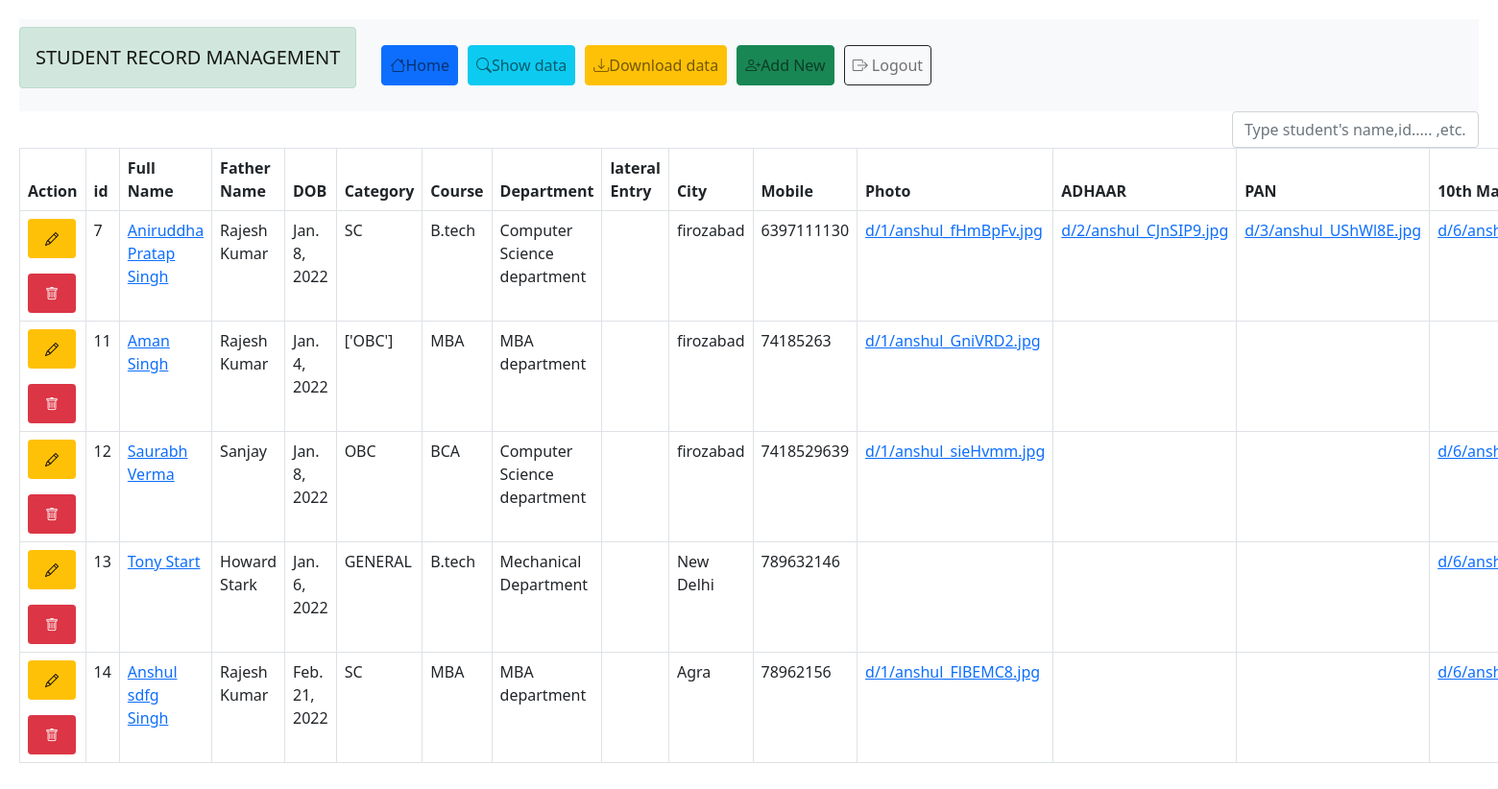
Page /list (signed in) on the earlier database version.
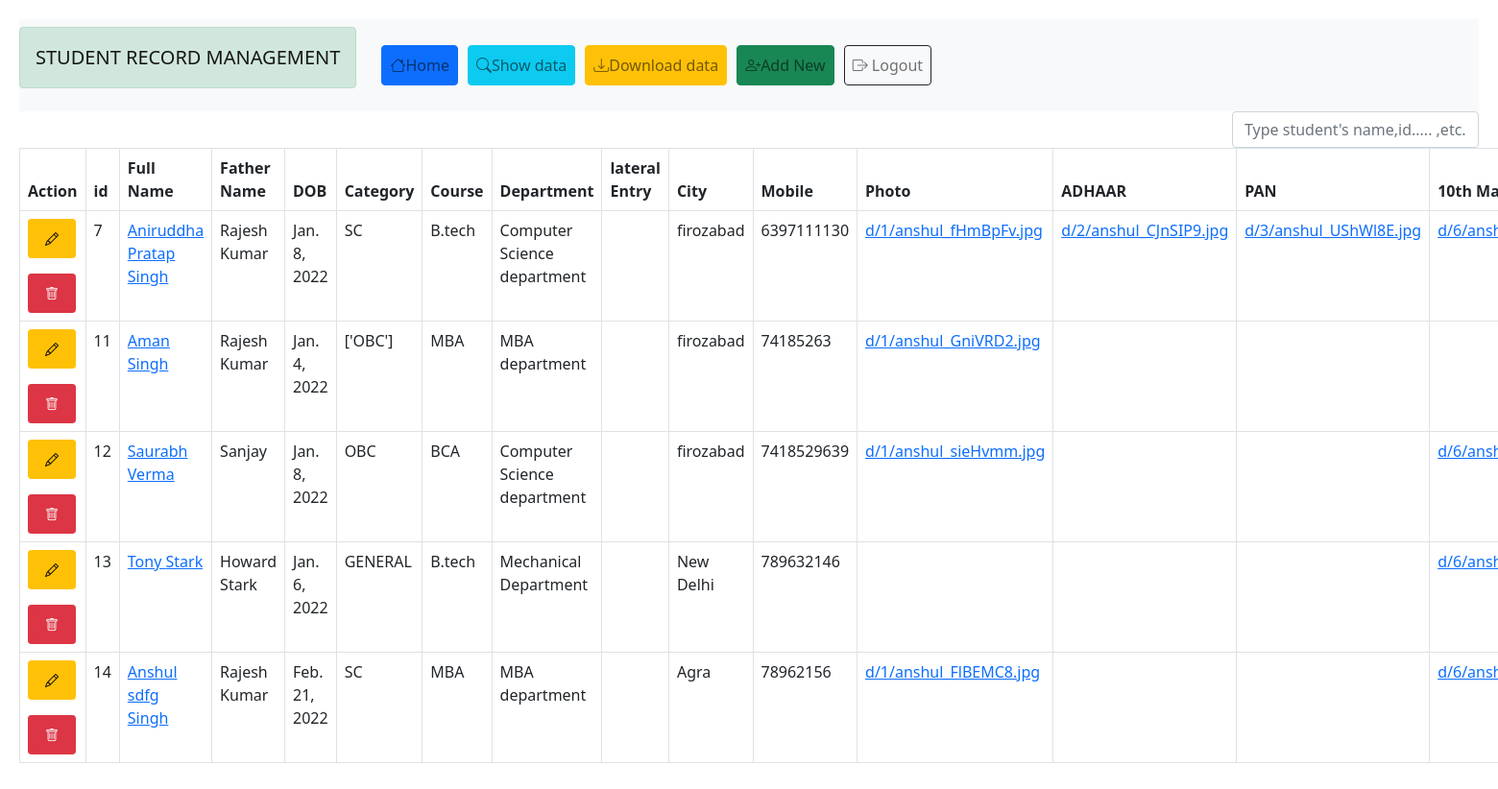
Same page on the later database version.
### myapp/models.py (models this page shows)
class Student_data(models.Model):
 first_name = models.CharField(max_length=30)
 middle_name = models.CharField(max_length=30, blank=True, null=True)
 last_name = models.CharField(max_length=20)
 fathers_name = models.CharField(max_length=100)
 fathers_occupation = models.CharField(max_length=30, blank=True, null=True)
 mothers_name = models.CharField(max_length=100)
 mothers_occupation = models.CharField(max_length=30,  blank=True, null=True)
 dob = models.DateField(auto_now=False, auto_now_add=False)
 gender = models.CharField(choices=GENDER_CHOICES, max_length=100)
 category = models.CharField(choices=CATEGORY_CHOICES  ,max_length=50)
 address = models.CharField(max_length=180)
 city = models.CharField(max_length=50)
 state=models.CharField( max_length=50)
 pin = models.PositiveIntegerField()
 course = models.CharField(choices=COURSE_CHOICE, max_length=100)
 lateral=models.CharField(choices=YES_NO, max_length=50)
 session_start=models.CharField(choices=SESSION_CHOICE ,max_length=50)
 session_end=models.CharField( choices=SESSION_CHOICE,max_length=50)
 mark10_obtained = models.PositiveIntegerField(blank=True, null=True)
 mark10_total = models.PositiveIntegerField( blank=True, null=True)
 mark12_obtained = models.PositiveIntegerField( blank=True, null=True)
 mark12_total = models.PositiveIntegerField(blank=True, null=True)
 mark_diploma_obtain = models.PositiveIntegerField( blank=True, null=True)
 mark_diploma_total = models.PositiveIntegerField(blank=True, null=True)
 mark_graduation_obtained = models.PositiveIntegerField(blank=True, null=True)
 mark_graduation_total = models.PositiveIntegerField(blank=True, null=True)
 department = models.CharField(choices=DEPARTMENT_CHOICE, max_length=50, blank=True, null=True)
 mobile = models.PositiveIntegerField()
 mobile2 = models.PositiveIntegerField(blank=True, null=True)
 email = models.EmailField(blank=True, null=True)
 photo = models.ImageField(upload_to='d/1', blank=True, null=True)
 sign = models.ImageField(upload_to='d/8', blank=True, null=True)
 Adhaar = models.FileField(upload_to='d/2', blank=True, null=True)
 Adhaar_no = models.CharField(max_length=12, blank=True, null=True)
 pan = models.FileField(upload_to='d/3', blank=True, null=True)
 pan_no = models.CharField(max_length=10,  blank=True, null=True)
 caste = models.FileField(upload_to='d/3', blank=True, null=True)
 income = models.FileField(upload_to='d/4', blank=True, null=True)
 charactor_certificate = models.FileField(upload_to='d/5', blank=True, null=True)
 mark10 = models.FileField(upload_to='d/6', blank=True, null=True)
 mark12 = models.FileField(upload_to='d/7', blank=True, null=True)
 mark_diploma = models.FileField(upload_to='d/7', blank=True, null=True)
 mark_graduation=models.FileField(upload_to='d/8', blank=True, null=True)

### myapp/views.py (the view)
# urls.py: path('list', views.stu_list, name='list'),
@login_required
def stu_list(request):
   student=Student_data.objects.all()
   return render(request, 'myapp/list.html', {'student': student})

### templates/myapp/list.html (shortened to what this page needs)
<!DOCTYPE html>
<html lang="en">
<head>
<head>
  {% load static %}
     <link rel="stylesheet" href="{% static 'myapp/assets/bootstrap/css/bootstrap.min.css' %}">
     <link rel="stylesheet" href="{% static 'myapp/assets/fonts/ionicons.min.css' %}">
     <link rel="stylesheet" href="https://cdnjs.cloudflare.com/ajax/libs/pikaday/1.6.1/css/pikaday.min.css">
     <link rel="stylesheet" href="https://cdnjs.cloudflare.com/ajax/libs/OwlCarousel2/2.3.4assets/owl.carousel.min.css"/>
     {% load static %}
     <link rel="stylesheet" href="{% static 'myapp/assets/bootstrap/css/bootstrap.min.css' %}">
     <link rel="stylesheet" href="{% static 'myapp/assets/fonts/font-awesome.min.css' %}">
     <link rel="stylesheet" href="{% static 'myapp/assets/css/Data-Table-with-Search-Sort-Filter-and-Zoom-using-TableSorter.css' %}">
     <link rel="stylesheet" href="https://cdnjs.cloudflare.com/ajax/libs/jquery.tablesorter/2.31.2/css/theme.bootstrap_4.min.css">
     <link rel="stylesheet" href="https://cdnjs.cloudflare.com/ajax/libs/jqueryui/1.12.1/jquery-ui.min.css">
     <link rel="stylesheet" href="{% static 'myapp/assets/css/styles.css' %}">
     <link rel="stylesheet" href="{% static 'myapp/assets/css/Table-with-search-1.css' %}">
     <link rel="stylesheet" href="{% static 'myapp/assets/css/Table-with-search.css' %}">
 </head>
 <body>
  <nav class="navbar navbar-expand-lg navbar-light bg-light">
    <a class="navbar-brand alert alert-success" >STUDENT RECORD MANAGEMENT</a>
    <div class="collapse navbar-collapse" id="navbarNavAltMarkup">
      <div class="navbar-nav">
        <a class="nav-item nav-link btn btn-primary"  style="margin-left: 10px; " href="{% url 'home' %}"><i class="bi bi-house"></i>Home</a>
        <a class="nav-item nav-link btn btn-info"  style="margin-left: 10px; " href="{% url 'list' %}"><i class="bi bi-search"></i>Show data</a>
        <a class="nav-item nav-link btn btn-warning"  style="margin-left: 10px; " href="{% url 'export' %}"><i class="bi bi-download"></i>Download data</a>
        <a class="nav-item nav-link btn btn-success"  style="margin-left: 10px; " href="{% url 'adddata' %}"><i class="bi bi-person-plus"></i>Add New</a>
        <ul class="navbar-nav ml-auto">
          <li class="nav-item">
              <a class="nav-link btn btn-outline-dark" style="margin-left: 10px; " href="{% url 'signout' %}">
                <i class="bi bi-box-arrow-right"> </i>Logout
              </a>
          </li>
        </ul>
      </div>
    </div>
  </nav>
 <div class="form-group pull-right">
     <input type="text" class="search form-control" placeholder="Type student's name,id..... ,etc.">
 </div>
 <span class="counter pull-right"></span>
 <table class="table table-bordered  results">
   <thead>
     <tr>
      <th scope="col">Action</th>
      <th scope="col">id</th>
      <th scope="col">Full Name</th>
      <th scope="col">Father Name</th>
      <th scope="col">DOB</th>
      <th scope="col">Category</th>
      <th scope="col">Course</th>
      <th scope="col">Department</th>
      <th scope="col">lateral Entry</th>
      <th scope="col">City</th>
      <th scope="col">Mobile</th>
      <th scope="col">Photo</th>
      <th scope="col">ADHAAR</th>
      <th scope="col">PAN</th>
      <th scope="col">10th Marksheet</th>
     </tr>
   </thead>
   <tbody>
    {% for Student_data in student  %}
      <tr>
        <td >
          <a href="/admin/myapp/student_data/{{Student_data.id}}"><button class="btn btn-warning btn-sm"><i class="bi bi-pencil btn btn-warning btn-sm"></i></button></a>
           <form action="{% url 'deletedata' Student_data.id  %}" method="post" >
            <button type="submit" class="btn btn-danger btn-sm"><i class="bi bi-trash btn btn-danger btn-sm"></i></button>
           </form></td>
        <td>{{Student_data.id}}</td>
        <td><a href="{% url 'application' Student_data.id %}">{{Student_data.first_name}} {{Student_data.middle_name}} {{Student_data.last_name}}</a></td>
        <td>{{Student_data.fathers_name}}</td>
        <td>{{Student_data.dob}}</td>
        <td>{{Student_data.category}}</td>
        <td>{{Student_data.course}}</td>
        <td>{{Student_data.department}}</td>
        <td>{{Student_data.lateral}}</td>
        <td>{{Student_data.city}}</td>
        <td>{{Student_data.mobile}}</td>
        <td><a href="media/{{Student_data.photo}}" download="media/{{Student_data.photo}}">{{Student_data.photo}}</a></td>
        <td><a href="media/{{Student_data.Adhaar}}" download="media/{{Student_data.Adhaar}}">{{Student_data.Adhaar}}</a></td>
        <td><a href="media/{{Student_data.pan}}"download="media/{{Student_data.pan}}">{{Student_data.pan}}</a></td>
        <td><a href="media/{{Student_data.mark10}}"download="media/{{Student_data.mark10}}">{{Student_data.mark10}}</a></td>
      </tr>
      {% endfor %}
   </tbody>
 </table>
     <link rel="stylesheet" href="https://cdn.jsdelivr.net/npm/bootstrap-icons@1.7.2/font/bootstrap-icons.css">
 </body>
 </html>

### myapp/static/myapp/assets/css/Table-with-search-1.css (style rules this page uses)
body { padding: 20px 20px; }
.counter { padding: 8px; color: #ccc; }

### myapp/static/myapp/assets/css/Table-with-search.css (style rules this page uses)
.counter { padding: 8px; color: #ccc; }

Differences in the rows shown:
changed Student_data "Tony": last_name "Start" → "Stark"
